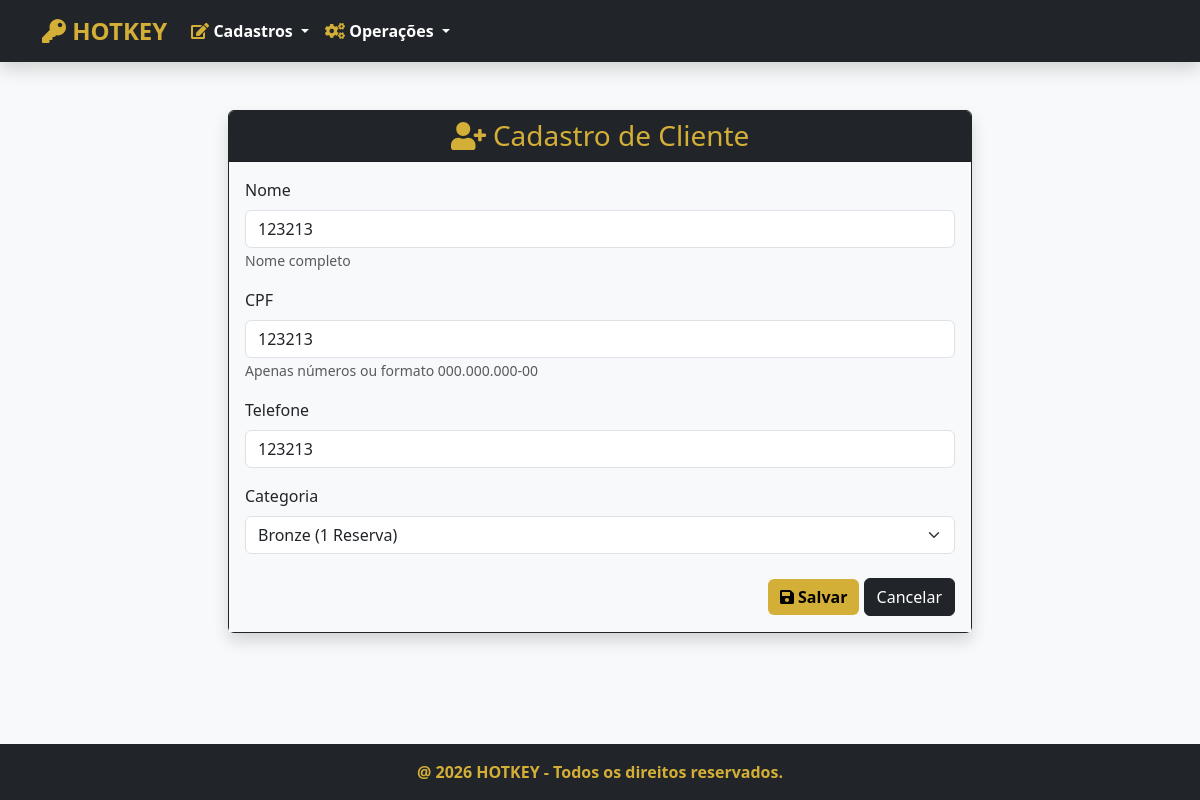
Page /clientes/1/editar/ on the committed database.
### clientes/models.py (models this page shows, shortened)
class Pessoa(models.Model):
    nome = models.CharField('Nome', max_length=100, help_text='Nome completo')
    cpf = models.CharField('CPF', max_length=14, unique=True, help_text='Apenas números ou formato 000.000.000-00')

class Cliente(Pessoa):
    CATEGORIA_CHOICES = [
        ('BRONZE', 'Bronze (1 Reserva)'),
        ('PRATA', 'Prata (2 Reservas)'),
        ('OURO', 'Ouro (3 Reservas)'),
    ]
    telefone = models.CharField('Telefone', max_length=20)
    categoria = models.CharField('Categoria', max_length=20, choices=CATEGORIA_CHOICES, default='BRONZE')
    class Meta:
        verbose_name = 'Cliente'
        verbose_name_plural = 'Clientes'

### clientes/views.py (the view)
# urls.py: path('<int:pk>/editar/', ClienteUpdateView.as_view(), name='cliente_editar'),
class ClienteUpdateView(SuccessMessageMixin, UpdateView):
    model = Cliente
    form_class = ClienteModelForm
    template_name = 'cliente_form.html'
    success_url = reverse_lazy('clientes')
    success_message = 'Cliente alterado com sucesso!'

### clientes/forms.py
class ClienteModelForm(forms.ModelForm):
    class Meta:
        model = Cliente
        fields = '__all__'
        error_messages = {
            'nome': {'required': 'O nome do cliente é obrigatório.'},
            'cpf': {'required': 'O CPF é obrigatório.', 'unique': 'Este CPF já está cadastrado.'},
            'telefone':{'required': 'o Telefone do cliente é obrigatório'}
        }

### clientes/templates/cliente_form.html (shortened to what this page needs)
{% extends 'index.html' %}
{% load django_bootstrap5 %}
{% block content %}
<div class="container mt-5">
    <div class="card shadow m-3 col-md-8 mx-auto border-dark">
        <div class="card-header bg-dark text-gold text-center">
            <h3 class="m-0"><i class="fas fa-user-plus"></i> Cadastro de Cliente</h3>
        </div>
        <div class="card-body bg-light">
            <form method="POST" enctype="multipart/form-data">
                {% bootstrap_form form %}
                <div class="text-end mt-4">
                    <button class="btn btn-gold" type="submit"><i class="fas fa-save"></i> Salvar</button>
                    <a href="{% url 'clientes' %}" class="btn btn-dark text-white" type="button">
                        <span class="text">Cancelar</span>
                    </a>
                </div>
            </form>
        </div>
    </div>
</div>
{% endblock %}

### home/templates/head.html (style rules this page uses)
body { background-color: #f8f9fa; }
.text-gold { color: #D4AF37 !important; }
.btn-gold { background-color: #D4AF37; color: #000; border: none; font-weight: bold; }

### rows in the picture
Pessoa: nome "123213", cpf "123213"
Cliente: telefone "123213", categoria "Bronze (1 Reserva)"
